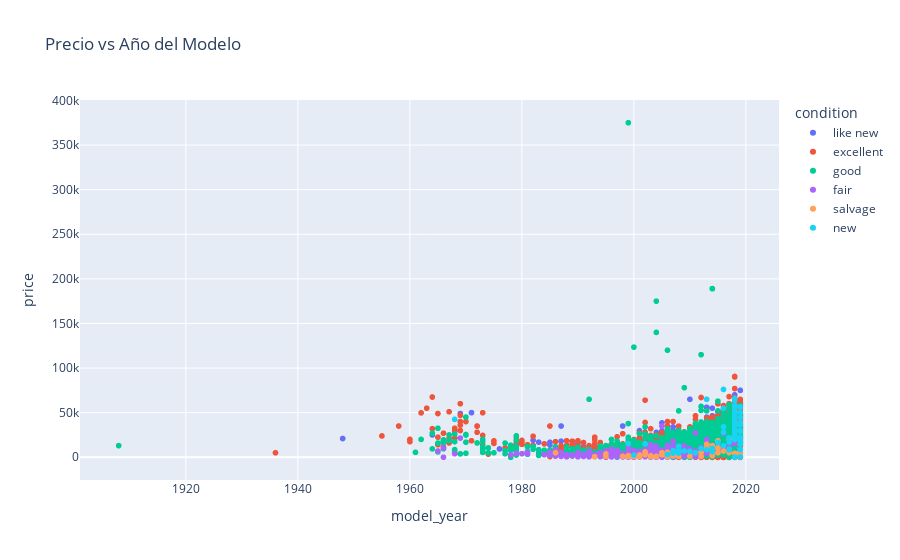

Notebook code cell kept with this figure:
### Code cell
# Relación entre año y precio
px.scatter(df, x='model_year', y='price', color='condition', title='Precio vs Año del Modelo')

### Figure 1 — Plotly figure (JSON) as saved in the notebook; plotly's stock layout.template omitted (floating-point values rounded to 4 significant figures; data arrays with more than 128 entries replaced by an {"elided": "..."} marker saying what was removed)
{"data": [{"hovertemplate": "condition=like new<br>model_year=%{x}<br>price=%{y}<extra></extra>", "legendgroup": "like new", "marker": {"color": "#636efa", "symbol": "circle"}, "mode": "markers", "name": "like new", "showlegend": true, "type": "scattergl", "x": {"elided": "2767 float values"}, "xaxis": "x", "y": {"elided": "2767 int values"}, "yaxis": "y"}, {"hovertemplate": "condition=excellent<br>model_year=%{x}<br>price=%{y}<extra></extra>", "legendgroup": "excellent", "marker": {"color": "#EF553B", "symbol": "circle"}, "mode": "markers", "name": "excellent", "showlegend": true, "type": "scattergl", "x": {"elided": "14361 float values"}, "xaxis": "x", "y": {"elided": "14361 int values"}, "yaxis": "y"}, {"hovertemplate": "condition=good<br>model_year=%{x}<br>price=%{y}<extra></extra>", "legendgroup": "good", "marker": {"color": "#00cc96", "symbol": "circle"}, "mode": "markers", "name": "good", "showlegend": true, "type": "scattergl", "x": {"elided": "11701 float values"}, "xaxis": "x", "y": {"elided": "11701 int values"}, "yaxis": "y"}, {"hovertemplate": "condition=fair<br>model_year=%{x}<br>price=%{y}<extra></extra>", "legendgroup": "fair", "marker": {"color": "#ab63fa", "symbol": "circle"}, "mode": "markers", "name": "fair", "showlegend": true, "type": "scattergl", "x": {"elided": "934 float values"}, "xaxis": "x", "y": {"elided": "934 int values"}, "yaxis": "y"}, {"hovertemplate": "condition=salvage<br>model_year=%{x}<br>price=%{y}<extra></extra>", "legendgroup": "salvage", "marker": {"color": "#FFA15A", "symbol": "circle"}, "mode": "markers", "name": "salvage", "showlegend": true, "type": "scattergl", "x": [1999.0, 2008.0, 2012.0, 1995.0, 2003.0, 2005.0, 2008.0, 2001.0, 2001.0, 1998.0, 2001.0, 2003.0, 2008.0, 2000.0, 2005.0, 2014.0, 2006.0, 2015.0, 2006.0, 2019.0, 1995.0, 2000.0, 2014.0, 2001.0, 2015.0, 2004.0, 2014.0, 1999.0, 2007.0, 1999.0, 2015.0, 2013.0, 2014.0, 2000.0, 2017.0, 2017.0, 2010.0, 2004.0, 2018.0, 2003.0, 2008.0, 2017.0, 2017.0, 2017.0, 2002.0, 2002.0, 2001.0, 2001.0, 1993.0, 2012.0, 1999.0, 2003.0, 2016.0, 2006.0, 2014.0, 1993.0, 2006.0, 2011.0, 2004.0, 2015.0, 2007.0, 1986.0, 2013.0, 1999.0, 2002.0], "xaxis": "x", "y": [600, 1000, 5500, 999, 850, 5000, 8000, 2500, 1800, 1000, 1500, 1800, 8000, 580, 2700, 11000, 400, 18500, 5500, 4500, 3750, 800, 1700, 1500, 5000, 800, 13000, 800, 2950, 800, 10700, 9975, 3500, 800, 20750, 8750, 1200, 1000, 4500, 500, 4700, 5200, 20750, 8750, 5000, 6000, 500, 2250, 650, 1000, 1900, 600, 7000, 1000, 4800, 500, 700, 5000, 450, 9900, 1500, 5000, 14500, 1000, 2700], "yaxis": "y"}, {"hovertemplate": "condition=new<br>model_year=%{x}<br>price=%{y}<extra></extra>", "legendgroup": "new", "marker": {"color": "#19d3f3", "symbol": "circle"}, "mode": "markers", "name": "new", "showlegend": true, "type": "scattergl", "x": [2016.0, 2018.0, 2019.0, 2009.0, 2013.0, 2016.0, 2018.0, 2018.0, 2018.0, 2018.0, 2008.0, 2008.0, 2007.0, 2008.0, 2018.0, 2018.0, 2018.0, 2007.0, 2012.0, 2019.0, 2019.0, 2018.0, 1968.0, 2018.0, 2018.0, 2011.0, 2016.0, 2014.0, 2008.0, 2019.0, 2019.0, 2017.0, 2018.0, 2018.0, 2018.0, 2018.0, 2016.0, 2000.0, 2017.0, 1999.0, 2018.0, 2018.0, 2002.0, 2019.0, 2018.0, 2016.0, 2018.0, 2018.0, 2018.0, 2019.0, 2018.0, 2018.0, 2018.0, 2018.0, 2019.0, 2019.0, 2018.0, 2019.0, 2018.0, 2018.0, 2018.0, 2019.0, 2010.0, 2011.0, 2017.0, 2019.0, 2018.0, 2018.0, 2018.0, 2018.0, 2018.0, 2019.0, 2018.0, 2018.0, 2019.0, 2018.0, 2018.0, 2018.0, 2019.0, 2017.0, 2015.0, 2018.0, 2014.0, 2006.0, 2013.0, 2018.0, 2008.0, 2018.0], "xaxis": "x", "y": [34000, 30000, 44505, 7000, 8300, 76000, 26000, 37490, 37490, 32500, 4700, 6200, 7500, 12300, 1, 45500, 28000, 4500, 9800, 14500, 29900, 42000, 42500, 1, 33390, 4950, 12995, 6300, 4950, 18800, 250, 8300, 51995, 58500, 35000, 250, 28000, 2500, 16950, 15300, 54000, 38800, 14995, 8500, 38000, 55000, 46058, 25629, 38414, 50025, 45962, 41800, 52916, 30740, 22525, 56004, 30000, 22146, 25629, 64493, 21696, 29000, 6500, 4999, 9200, 38900, 50440, 22525, 64493, 30000, 36494, 36347, 36262, 64010, 56504, 56504, 45613, 46200, 14500, 21999, 16499, 20000, 9800, 3200, 65000, 19950, 8200, 66000], "yaxis": "y"}], "layout": {"legend": {"title": {"text": "condition"}, "tracegroupgap": 0}, "title": {"text": "Precio vs Año del Modelo"}, "xaxis": {"anchor": "y", "domain": [0, 1], "title": {"text": "model_year"}}, "yaxis": {"anchor": "x", "domain": [0, 1], "title": {"text": "price"}}}}
